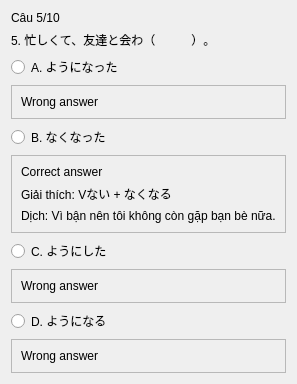
               <widget class="QWidget" name="page_3">
                <layout class="QVBoxLayout" name="verticalLayout_20">
                 <item>
                  <widget class="QLabel" name="label_28">
                   <property name="text">
                    <string>Câu 5/10</string>
                   </property>
                  </widget>
                 </item>
                 <item>
                  <widget class="QLabel" name="label_29">
                   <property name="text">
                    <string>5. 忙しくて、友達と会わ（　　　）。</string>
                   </property>
                  </widget>
                 </item>
                 <item>
                  <widget class="QRadioButton" name="radioButton_9">
                   <property name="text">
                    <string>A. ようになった</string>
                   </property>
                  </widget>
                 </item>
                 <item>
                  <widget class="QFrame" name="frame_17">
                   <property name="frameShape">
                    <enum>QFrame::StyledPanel</enum>
                   </property>
                   <property name="frameShadow">
                    <enum>QFrame::Raised</enum>
                   </property>
                   <layout class="QVBoxLayout" name="verticalLayout_21">
                    <item>
                     <widget class="QLabel" name="label_33">
                      <property name="text">
                       <string>Wrong answer</string>
                      </property>
                     </widget>
                    </item>
                   </layout>
                  </widget>
                 </item>
                 <item>
                  <widget class="QRadioButton" name="radioButton_10">
                   <property name="text">
                    <string>B. なくなった</string>
                   </property>
                  </widget>
                 </item>
                 <item>
                  <widget class="QFrame" name="frame_18">
                   <property name="frameShape">
                    <enum>QFrame::StyledPanel</enum>
                   </property>
                   <property name="frameShadow">
                    <enum>QFrame::Raised</enum>
                   </property>
                   <layout class="QVBoxLayout" name="verticalLayout_22">
                    <item>
                     <widget class="QLabel" name="label_32">
                      <property name="text">
                       <string>Correct answer</string>
                      </property>
                     </widget>
                    </item>
                    <item>
                     <widget class="QLabel" name="label_31">
                      <property name="text">
                       <string>Giải thích: Vない + なくなる</string>
                      </property>
                     </widget>
                    </item>
                    <item>
                     <widget class="QLabel" name="label_30">
                      <property name="text">
                       <string>Dịch: Vì bận nên tôi không còn gặp bạn bè nữa.</string>
                      </property>
                     </widget>
                    </item>
                   </layout>
                  </widget>
                 </item>
                 <item>
                  <widget class="QRadioButton" name="radioButton_11">
                   <property name="text">
                    <string>C. ようにした</string>
                   </property>
                  </widget>
                 </item>
                 <item>
                  <widget class="QFrame" name="frame_19">
                   <property name="frameShape">
                    <enum>QFrame::StyledPanel</enum>
                   </property>
                   <property name="frameShadow">
                    <enum>QFrame::Raised</enum>
                   </property>
                   <layout class="QVBoxLayout" name="verticalLayout_23">
                    <item>
                     <widget class="QLabel" name="label_34">
                      <property name="text">
                       <string>Wrong answer</string>
                      </property>
                     </widget>
                    </item>
                   </layout>
                  </widget>
                 </item>
                 <item>
                  <widget class="QRadioButton" name="radioButton_12">
                   <property name="text">
                    <string>D. ようになる</string>
                   </property>
                  </widget>
                 </item>
                 <item>
                  <widget class="QFrame" name="frame_20">
                   <property name="frameShape">
                    <enum>QFrame::StyledPanel</enum>
                   </property>
                   <property name="frameShadow">
                    <enum>QFrame::Raised</enum>
                   </property>
                   <layout class="QVBoxLayout" name="verticalLayout_24">
                    <item>
                     <widget class="QLabel" name="label_35">
                      <property name="text">
                       <string>Wrong answer</string>
                      </property>
                     </widget>
                    </item>
                   </layout>
                  </widget>
                 </item>
                </layout>
               </widget>
